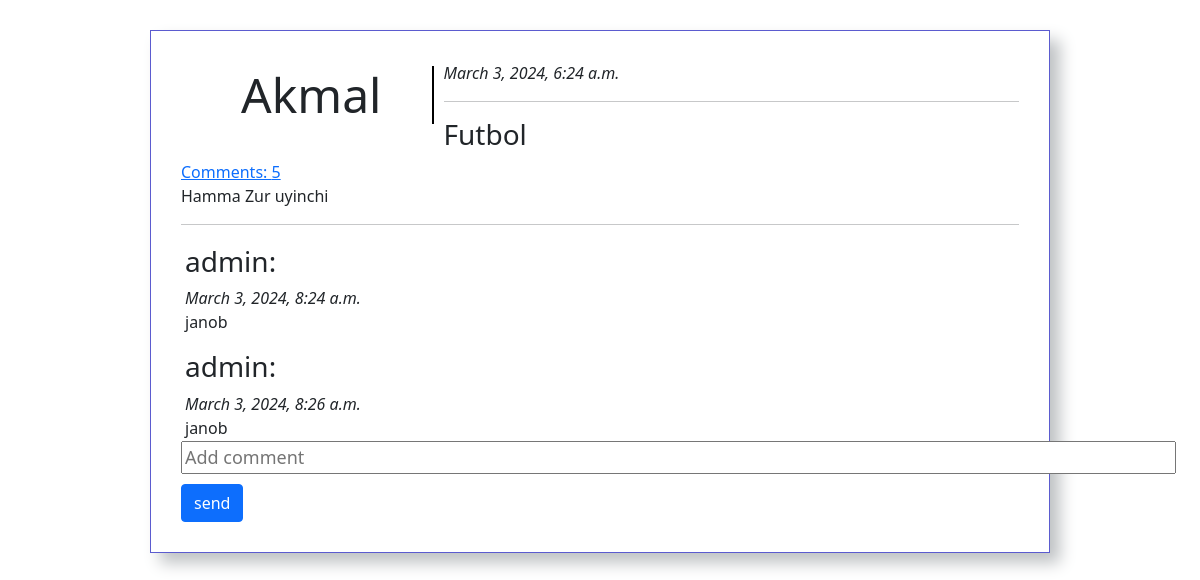
The page /posts/10 on the database its author committed.
### mainapp/models.py (models this page shows, shortened)
class Posts(models.Model):
    title = models.CharField(max_length = 200)
    content = models.TextField()
    author = models.ForeignKey(User, on_delete = models.CASCADE)
    created = models.DateTimeField(auto_now_add=True)

class Comments(models.Model):
    post = models.ForeignKey(Posts, on_delete = models.CASCADE)
    author = models.ForeignKey(User, on_delete = models.CASCADE)
    text = models.CharField(max_length = 500)
    created = models.DateTimeField(auto_now_add=True)

### mainapp/views.py (the view)
# urls.py: path('posts/<pk>', edit, name='edit'),
def edit(request, pk):
    obj = Posts.objects.get(pk=pk)
    if request.method == "POST":
        comm = CommentForm(request.POST)
        if comm.is_valid():
            instance = comm.save(commit=False)
            instance.author = request.user
            instance.post = obj
            instance.save()
    else:
        comm=CommentForm()
    comments = Comments.objects.filter(post = obj.pk)
    son = len(comments)
    return render(request, 'edit.html', {'el':obj, 'comm':comm, 'comments':comments, 'son':son})

### mainapp/forms.py
class CommentForm(forms.ModelForm):
    text = forms.CharField(label='', widget=forms.TextInput(attrs={'placeholder': 'Add comment', 'value': '', 'size': 90, 'style': 'font-size: 18px'}))
    class Meta:
        model = Comments
        fields = ['text']

### templates/edit.html (shortened to what this page needs)
{% extends 'base.html' %}
{% block content %}
        <div class="yangi">
                <div class="user"><h5>{{el.author}}</h5></div>
                <p><i>{{el.created}}</i></p>
                <hr>
                <h3>{{el.title}}</a></h3>
                <a href="#">Comments: {{son}} </a>
                <p>{{el.content}}</p>
                <hr>
                {% if comments %}
            <div id="comm"  style="margin: 4px, 4px; padding: 4px; width: 850px; height: 200px; overflow-x: auto; overflow-y: auto;
            text-align: justify;" >
                {% for el in comments %}
                <div>
                    <h3>{{el.author}}:</h3>
                    <i>{{el.created}}</i>
                    <p>{{el.text}} </p>
                </div>
                {% endfor %}
                </div>
                {% endif %}
            <form action="" method="post">
                {{comm}}
                <input type="submit"  class="btn btn-primary " style="margin-top: 10px;" value="send">
            </form>
        </div>
{% endblock %}

### static/style.css (style rules this page uses)
body { background-color: rgb(255, 255, 255); }
h5 { font-size:48px; display: inline-flex; margin: 0 50px; }
.user { float: left; height: 100%; margin: 5px 10px; border-right: 2px solid black; }
.yangi { margin: 30px auto; width: 900px; padding: 30px; border: 1px solid rgb(91, 91, 207); box-shadow: 10px 10px 15px rgb(191, 194, 196); }
#comm { margin: 4px, 4px; padding: 4px; width: 800px; height:100px; overflow-x: hidden; overflow-y: auto; text-align: justify; }

### rows shown on the page
Posts: author "Akmal", created "March 3, 2024, 6:24 a.m.", title "Futbol", content "Hamma Zur uyinchi"
Comments: author "admin", created "March 3, 2024, 8:24 a.m.", text "janob"
Comments: author "admin", created "March 3, 2024, 8:26 a.m.", text "janob"

### other values the page prints
{{ son }} "5"
